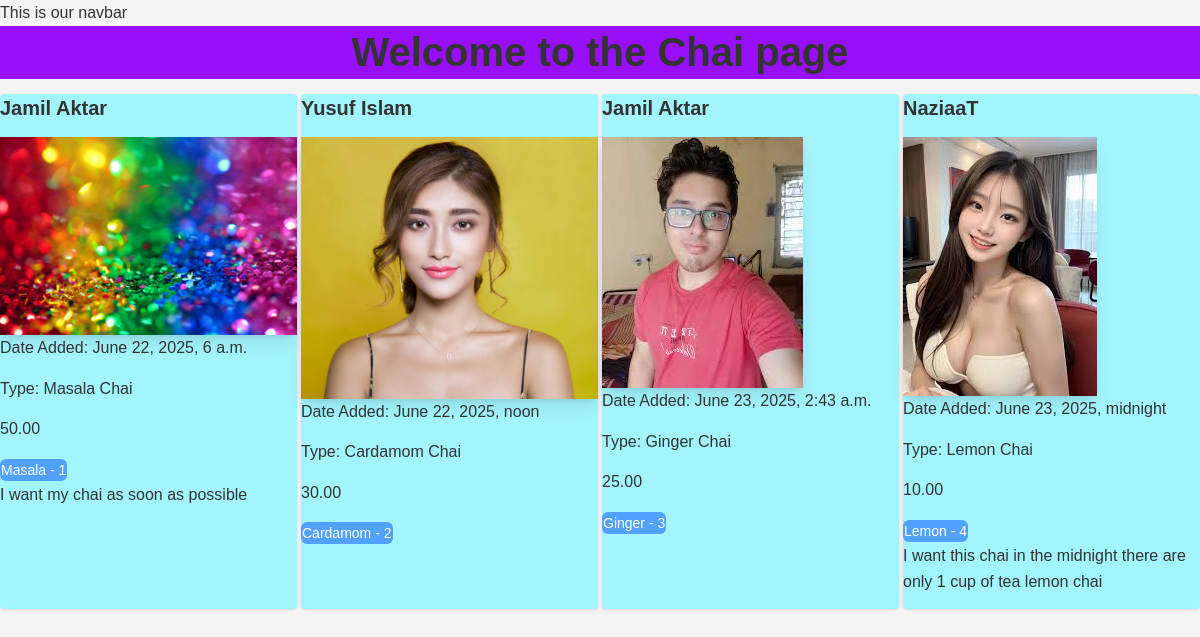
The page /chai_app/ on the database its author committed.
### chai_app/models.py (models this page shows, shortened)
class ChaiVarity(models.Model):
     CHAI_TYPES_CHOICE = [
         ('Masala', 'Masala Chai'),
         ('Ginger', 'Ginger Chai'),
         ('Cardamom', 'Cardamom Chai'),
         ('Lemon', 'Lemon Chai'),
         ('Plain', 'Plain Chai'),
     ]
     name = models.CharField(max_length=100)
     image = models.ImageField(upload_to='chais/')
     date_added = models.DateTimeField(default=timezone.now)
     type = models.CharField(max_length=20, choices=CHAI_TYPES_CHOICE, default='Plain')
     description = models.TextField(default="", blank=True)
     price = models.DecimalField(max_digits=6, decimal_places=2, default=10.00)

### chai_app/views.py (the view)
# urls.py: path('', views.all_chai, name='all_chai'),
def all_chai(request):
    chais = ChaiVarity.objects.all()
    return render(request, 'chai_app/all_chai.html', {'chais': chais})

### chai_app/templates/chai_app/all_chai.html (shortened to what this page needs)
{% extends "layout.html" %}
{% block content %}
<h1 class="bg-purple-600 text-2xl font-bold mb-4" >Welcome to the Chai page</h1>
<div class="grid grid-cols-4 gap-1 m-4">
{% for chai in chais %}
  <div class='bg-cyan-200 p-6 rounded shadow hover:shadow-lg transition-shadow duration-300'>
    <h2 class="text-xl font-bold">{{ chai.name }}</h2>
    <img class='bg-amber-400 shadow-lg' src="{{ chai.image.url }}" alt="{{ chai.name }}">
    <p>Date Added: {{ chai.date_added }}</p>
    <p>Type: {{ chai.get_type_display }}</p>
    <h2>{{ chai.price }}</h2>
    <a href="{% url 'chai_detail' chai.id %}">
      <button
      class="inline-flex items-center justify-center px-4 py-2 border border-transparent text-sm font-medium  text-white rounded-md bg-blue-400 hover:bg-blue-700 focus:outline-none focus:ring-offset-2 focus:ring-orange-500 transition-colors duration-300">
        {{chai.type}} - {{chai.id}}
      </button>
    </a>
    <p>{{ chai.description }}</p>
  </div>
{% endfor %}
</div>
{% endblock %}

### templates/layout.html (shortened to what this page needs)
{% load static tailwind_tags %}
{% load static %}
<!DOCTYPE html>
<html lang="en">
<head>
    <link rel="stylesheet" href="{% static 'style.css' %}">
    {% tailwind_css %}
</head>
<body>
    <nav>
        This is our navbar
    </nav>
    {% block content %}{% endblock %}
</body>
</html>

### static/style.css (style rules this page uses)
body { background-color: #08153d; color: #ffffff; }
h1 { text-align: center; font-size: 2.5em; color: #ffffff; }
* { margin: 0; padding: 0; box-sizing: border-box; }
body { font-family: 'Arial', sans-serif; line-height: 1.6; color: #333; background-color: #f4f4f4; }
h1, h2, h3, h4 { color: #333; margin-bottom: 15px; }
p { margin-bottom: 15px; }
a { text-decoration: none; color: #007bff; }

### rows shown on the page
ChaiVarity: name "Jamil Aktar", image (picture), date_added "June 22, 2025, 6 a.m.", type "Masala Chai", price "50.00", type "Masala", id "1", description "I want my chai as soon as possible"
ChaiVarity: name "Yusuf Islam", image (picture), date_added "June 22, 2025, noon", type "Cardamom Chai", price "30.00", type "Cardamom", id "2"
ChaiVarity: name "Jamil Aktar", image (picture), date_added "June 23, 2025, 2:43 a.m.", type "Ginger Chai", price "25.00", type "Ginger", id "3"
ChaiVarity: name "NaziaaT", image (picture), date_added "June 23, 2025, midnight", type "Lemon Chai", price "10.00", type "Lemon", id "4", description "I want this chai in the midnight there are only 1 cup of tea lemon chai"
